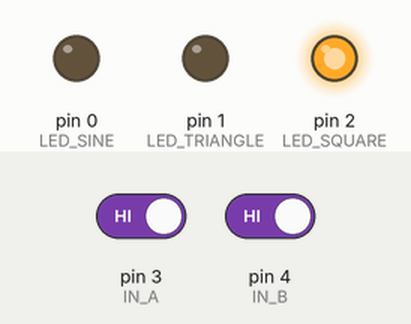
Recording of a sketch running on a simulated Arduino Uno, built with avr-gcc and run on an emulated ATmega328P. On the bench: output pins drawn as LEDs (lit = HIGH). Dashed ring = blinking. The test bench sets the inputs (shaded band); at power-on: pin 4 (IN_B) HIGH, pin 3 (IN_A) HIGH.

Above: at 1.3 s.
1.4 s: pin 4 (IN_B) driven LOW
At 2.7 s:
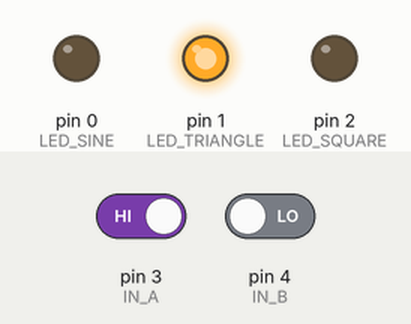
3.2 s: pin 3 (IN_A) driven LOW
At 4.0 s:
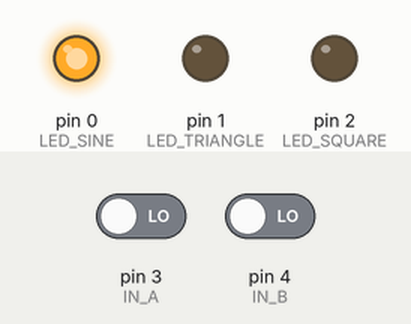
5.0 s: pin 3 (IN_A) driven HIGH
At 5.01 s:
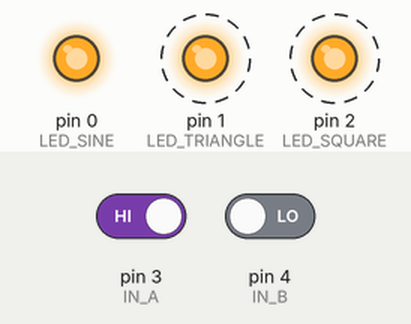
6.8 s: pin 4 (IN_B) driven HIGH
At 6.89 s:
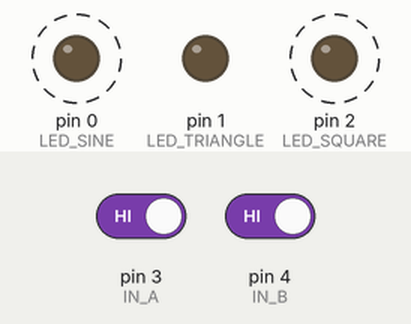
Timing chart, 0 to 9.6 s (numbered marks = the images above; inputs shaded):
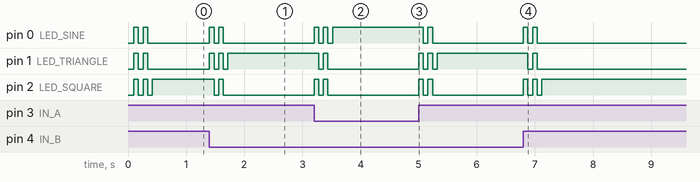

The sketch:

ATtinyDecodeur.ino
```cpp
#define IN_A 3
#define IN_B 4

#define LED_SINE     0
#define LED_TRIANGLE 1
#define LED_SQUARE   2

int lastMode = -1;

int getMode() {
  int A = digitalRead(IN_A);
  int B = digitalRead(IN_B);

  if (A == 0 && B == 0) return 0; // SINE
  if (A == 1 && B == 0) return 1; // TRIANGLE
  return 2;                       // SQUARE
}

void setLEDs(int mode) {
  digitalWrite(LED_SINE,     mode == 0);
  digitalWrite(LED_TRIANGLE, mode == 1);
  digitalWrite(LED_SQUARE,   mode == 2);
}

void blinkAll(int times) {
  for (int i = 0; i < times; i++) {
    digitalWrite(LED_SINE, HIGH);
    digitalWrite(LED_TRIANGLE, HIGH);
    digitalWrite(LED_SQUARE, HIGH);
    delay(80);

    digitalWrite(LED_SINE, LOW);
    digitalWrite(LED_TRIANGLE, LOW);
    digitalWrite(LED_SQUARE, LOW);
    delay(80);
  }
}

void setup() {
  pinMode(IN_A, INPUT);
  pinMode(IN_B, INPUT);

  pinMode(LED_SINE, OUTPUT);
  pinMode(LED_TRIANGLE, OUTPUT);
  pinMode(LED_SQUARE, OUTPUT);

  delay(100); // stabilité au démarrage
}

void loop() {
  int mode = getMode();

  if (mode != lastMode) {
    blinkAll(2);   // animation
    setLEDs(mode); // affichage final
    lastMode = mode;
  }
}
```

Measured:
- after the input at 1.4 s, pin 0 (LED_SINE): alternates HIGH for 0.08 s and LOW for 0.08 s, 4 changes in all, then stays LOW, starting at once; pin 1 (LED_TRIANGLE): alternates HIGH for 0.08 s and LOW for 0.08 s, 5 changes in all, then stays HIGH, starting at once; pin 2 (LED_SQUARE): HIGH → LOW after 0.08 s, → HIGH 0.08 s later, → LOW 0.08 s later
- after the input at 3.2 s, pin 0 (LED_SINE): alternates HIGH for 0.08 s and LOW for 0.08 s, 5 changes in all, then stays HIGH, starting at once; pin 1 (LED_TRIANGLE): HIGH → LOW after 0.08 s, → HIGH 0.08 s later, → LOW 0.08 s later; pin 2 (LED_SQUARE): alternates HIGH for 0.08 s and LOW for 0.08 s, 4 changes in all, then stays LOW, starting at once
- after the input at 5.0 s, pin 0 (LED_SINE): HIGH → LOW after 0.08 s, → HIGH 0.08 s later, → LOW 0.08 s later; pin 1 (LED_TRIANGLE): alternates HIGH for 0.08 s and LOW for 0.08 s, 5 changes in all, then stays HIGH, starting at once; pin 2 (LED_SQUARE): alternates HIGH for 0.08 s and LOW for 0.08 s, 4 changes in all, then stays LOW, starting at once
- after the input at 6.8 s, pin 0 (LED_SINE): alternates HIGH for 0.08 s and LOW for 0.08 s, 4 changes in all, then stays LOW, starting at once; pin 1 (LED_TRIANGLE): HIGH → LOW after 0.08 s, → HIGH 0.08 s later, → LOW 0.08 s later; pin 2 (LED_SQUARE): alternates HIGH for 0.08 s and LOW for 0.08 s, 5 changes in all, then stays HIGH, starting at once
- by itself, pin 0 (LED_SINE), pin 1 (LED_TRIANGLE): alternates HIGH for 0.08 s and LOW for 0.08 s, 4 changes in all, then stays LOW
- by itself, pin 2 (LED_SQUARE): alternates HIGH for 0.08 s and LOW for 0.08 s, 5 changes in all, then stays HIGH
